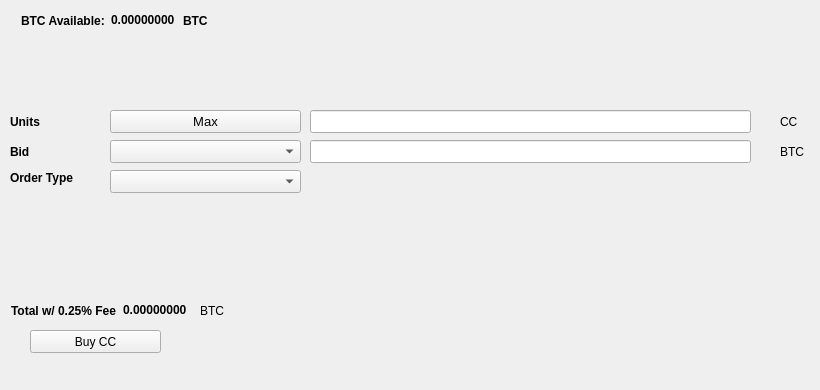
   <widget class="QWidget" name="BuyTab">
    <attribute name="title">
     <string>Buy</string>
    </attribute>
    <widget class="QPushButton" name="BuyCC">
     <property name="geometry">
      <rect>
       <x>30</x>
       <y>330</y>
       <width>131</width>
       <height>23</height>
      </rect>
     </property>
     <property name="text">
      <string>Buy CC</string>
     </property>
     <property name="icon">
      <iconset resource="../cc.qrc">
       <normaloff>:/icons/bitcoin</normaloff>:/icons/bitcoin</iconset>
     </property>
    </widget>
    <widget class="QLabel" name="label_3">
     <property name="geometry">
      <rect>
       <x>10</x>
       <y>110</y>
       <width>46</width>
       <height>23</height>
      </rect>
     </property>
     <property name="font">
      <font>
       <weight>75</weight>
       <bold>true</bold>
      </font>
     </property>
     <property name="text">
      <string>Units</string>
     </property>
    </widget>
    <widget class="QLineEdit" name="UnitsInput">
     <property name="geometry">
      <rect>
       <x>310</x>
       <y>110</y>
       <width>441</width>
       <height>23</height>
      </rect>
     </property>
     <property name="font">
      <font>
       <pointsize>9</pointsize>
       <weight>75</weight>
       <bold>true</bold>
      </font>
     </property>
    </widget>
    <widget class="QLineEdit" name="BuyBidPriceEdit">
     <property name="geometry">
      <rect>
       <x>310</x>
       <y>140</y>
       <width>441</width>
       <height>23</height>
      </rect>
     </property>
     <property name="font">
      <font>
       <pointsize>9</pointsize>
       <weight>75</weight>
       <bold>true</bold>
      </font>
     </property>
    </widget>
    <widget class="QLabel" name="label_4">
     <property name="geometry">
      <rect>
       <x>780</x>
       <y>110</y>
       <width>31</width>
       <height>23</height>
      </rect>
     </property>
     <property name="text">
      <string>CC</string>
     </property>
    </widget>
    <widget class="QLabel" name="label_5">
     <property name="geometry">
      <rect>
       <x>780</x>
       <y>140</y>
       <width>31</width>
       <height>23</height>
      </rect>
     </property>
     <property name="text">
      <string>BTC</string>
     </property>
    </widget>
    <widget class="QLabel" name="label_6">
     <property name="geometry">
      <rect>
       <x>10</x>
       <y>140</y>
       <width>46</width>
       <height>23</height>
      </rect>
     </property>
     <property name="font">
      <font>
       <weight>75</weight>
       <bold>true</bold>
      </font>
     </property>
     <property name="text">
      <string>Bid</string>
     </property>
    </widget>
    <widget class="QLabel" name="label_7">
     <property name="geometry">
      <rect>
       <x>10</x>
       <y>170</y>
       <width>91</width>
       <height>16</height>
      </rect>
     </property>
     <property name="font">
      <font>
       <weight>75</weight>
       <bold>true</bold>
      </font>
     </property>
     <property name="text">
      <string>Order Type</string>
     </property>
    </widget>
    <widget class="QPushButton" name="Buy_Max_Amount">
     <property name="geometry">
      <rect>
       <x>110</x>
       <y>110</y>
       <width>191</width>
       <height>23</height>
      </rect>
     </property>
     <property name="font">
      <font>
       <pointsize>10</pointsize>
      </font>
     </property>
     <property name="text">
      <string>Max</string>
     </property>
    </widget>
    <widget class="QComboBox" name="BuyBidcomboBox">
     <property name="geometry">
      <rect>
       <x>110</x>
       <y>140</y>
       <width>191</width>
       <height>23</height>
      </rect>
     </property>
     <property name="font">
      <font>
       <pointsize>10</pointsize>
      </font>
     </property>
    </widget>
    <widget class="QComboBox" name="buyOrdertypeCombo">
     <property name="geometry">
      <rect>
       <x>110</x>
       <y>170</y>
       <width>191</width>
       <height>23</height>
      </rect>
     </property>
     <property name="font">
      <font>
       <pointsize>10</pointsize>
      </font>
     </property>
    </widget>
    <widget class="QWidget" name="layoutWidget1">
     <property name="geometry">
      <rect>
       <x>21</x>
       <y>11</y>
       <width>227</width>
       <height>19</height>
      </rect>
     </property>
     <layout class="QHBoxLayout" name="horizontalLayout_3">
      <item>
       <widget class="QLabel" name="label232">
        <property name="font">
         <font>
          <weight>75</weight>
          <bold>true</bold>
         </font>
        </property>
        <property name="text">
         <string>BTC Available:</string>
        </property>
       </widget>
      </item>
      <item>
       <widget class="QLabel" name="BtcAvailableLbl">
        <property name="palette">
         <palette>
          <active>
           <colorrole role="WindowText">
            <brush brushstyle="SolidPattern">
             <color alpha="255">
              <red>0</red>
              <green>0</green>
              <blue>0</blue>
             </color>
            </brush>
           </colorrole>
           <colorrole role="Button">
            <brush brushstyle="SolidPattern">
             <color alpha="255">
              <red>0</red>
              <green>170</green>
              <blue>0</blue>
             </color>
            </brush>
           </colorrole>
           <colorrole role="Light">
            <brush brushstyle="SolidPattern">
             <color alpha="255">
              <red>0</red>
              <green>255</green>
              <blue>0</blue>
             </color>
            </brush>
           </colorrole>
           <colorrole role="Midlight">
            <brush brushstyle="SolidPattern">
             <color alpha="255">
              <red>0</red>
              <green>212</green>
              <blue>0</blue>
             </color>
            </brush>
           </colorrole>
           <colorrole role="Dark">
            <brush brushstyle="SolidPattern">
             <color alpha="255">
              <red>0</red>
              <green>85</green>
              <blue>0</blue>
             </color>
            </brush>
           </colorrole>
           <colorrole role="Mid">
            <brush brushstyle="SolidPattern">
             <color alpha="255">
              <red>0</red>
              <green>113</green>
              <blue>0</blue>
             </color>
            </brush>
           </colorrole>
           <colorrole role="Text">
            <brush brushstyle="SolidPattern">
             <color alpha="255">
              <red>0</red>
              <green>170</green>
              <blue>0</blue>
             </color>
            </brush>
           </colorrole>
           <colorrole role="BrightText">
            <brush brushstyle="SolidPattern">
             <color alpha="255">
              <red>255</red>
              <green>255</green>
              <blue>255</blue>
             </color>
            </brush>
           </colorrole>
           <colorrole role="ButtonText">
            <brush brushstyle="SolidPattern">
             <color alpha="255">
              <red>0</red>
              <green>0</green>
              <blue>0</blue>
             </color>
            </brush>
           </colorrole>
           <colorrole role="Base">
            <brush brushstyle="SolidPattern">
             <color alpha="255">
              <red>255</red>
              <green>255</green>
              <blue>255</blue>
             </color>
            </brush>
           </colorrole>
           <colorrole role="Window">
            <brush brushstyle="SolidPattern">
             <color alpha="255">
              <red>0</red>
              <green>170</green>
              <blue>0</blue>
             </color>
            </brush>
           </colorrole>
           <colorrole role="Shadow">
            <brush brushstyle="SolidPattern">
             <color alpha="255">
              <red>0</red>
              <green>0</green>
              <blue>0</blue>
             </color>
            </brush>
           </colorrole>
           <colorrole role="AlternateBase">
            <brush brushstyle="SolidPattern">
             <color alpha="255">
              <red>127</red>
              <green>212</green>
              <blue>127</blue>
             </color>
            </brush>
           </colorrole>
           <colorrole role="ToolTipBase">
            <brush brushstyle="SolidPattern">
             <color alpha="255">
              <red>255</red>
              <green>255</green>
              <blue>220</blue>
             </color>
            </brush>
           </colorrole>
           <colorrole role="ToolTipText">
            <brush brushstyle="SolidPattern">
             <color alpha="255">
              <red>0</red>
              <green>0</green>
              <blue>0</blue>
             </color>
            </brush>
           </colorrole>
          </active>
          <inactive>
           <colorrole role="WindowText">
            <brush brushstyle="SolidPattern">
             <color alpha="255">
              <red>0</red>
              <green>0</green>
              <blue>0</blue>
             </color>
            </brush>
           </colorrole>
           <colorrole role="Button">
            <brush brushstyle="SolidPattern">
             <color alpha="255">
              <red>0</red>
              <green>170</green>
              <blue>0</blue>
             </color>
            </brush>
           </colorrole>
           <colorrole role="Light">
            <brush brushstyle="SolidPattern">
             <color alpha="255">
              <red>0</red>
              <green>255</green>
              <blue>0</blue>
             </color>
            </brush>
           </colorrole>
           <colorrole role="Midlight">
            <brush brushstyle="SolidPattern">
             <color alpha="255">
              <red>0</red>
              <green>212</green>
              <blue>0</blue>
             </color>
            </brush>
           </colorrole>
           <colorrole role="Dark">
            <brush brushstyle="SolidPattern">
             <color alpha="255">
              <red>0</red>
              <green>85</green>
              <blue>0</blue>
             </color>
            </brush>
           </colorrole>
           <colorrole role="Mid">
            <brush brushstyle="SolidPattern">
             <color alpha="255">
              <red>0</red>
              <green>113</green>
              <blue>0</blue>
             </color>
            </brush>
           </colorrole>
           <colorrole role="Text">
            <brush brushstyle="SolidPattern">
             <color alpha="255">
              <red>0</red>
              <green>170</green>
              <blue>0</blue>
             </color>
            </brush>
           </colorrole>
           <colorrole role="BrightText">
            <brush brushstyle="SolidPattern">
             <color alpha="255">
              <red>255</red>
              <green>255</green>
              <blue>255</blue>
             </color>
            </brush>
           </colorrole>
           <colorrole role="ButtonText">
            <brush brushstyle="SolidPattern">
             <color alpha="255">
              <red>0</red>
              <green>0</green>
              <blue>0</blue>
             </color>
            </brush>
           </colorrole>
           <colorrole role="Base">
            <brush brushstyle="SolidPattern">
             <color alpha="255">
              <red>255</red>
              <green>255</green>
              <blue>255</blue>
             </color>
            </brush>
           </colorrole>
           <colorrole role="Window">
            <brush brushstyle="SolidPattern">
             <color alpha="255">
              <red>0</red>
              <green>170</green>
              <blue>0</blue>
             </color>
            </brush>
           </colorrole>
           <colorrole role="Shadow">
            <brush brushstyle="SolidPattern">
             <color alpha="255">
              <red>0</red>
              <green>0</green>
              <blue>0</blue>
             </color>
            </brush>
           </colorrole>
           <colorrole role="AlternateBase">
            <brush brushstyle="SolidPattern">
             <color alpha="255">
              <red>127</red>
              <green>212</green>
              <blue>127</blue>
             </color>
            </brush>
           </colorrole>
           <colorrole role="ToolTipBase">
            <brush brushstyle="SolidPattern">
             <color alpha="255">
              <red>255</red>
              <green>255</green>
              <blue>220</blue>
             </color>
            </brush>
           </colorrole>
           <colorrole role="ToolTipText">
            <brush brushstyle="SolidPattern">
             <color alpha="255">
              <red>0</red>
              <green>0</green>
              <blue>0</blue>
             </color>
            </brush>
           </colorrole>
          </inactive>
          <disabled>
           <colorrole role="WindowText">
            <brush brushstyle="SolidPattern">
             <color alpha="255">
              <red>0</red>
              <green>85</green>
              <blue>0</blue>
             </color>
            </brush>
           </colorrole>
           <colorrole role="Button">
            <brush brushstyle="SolidPattern">
             <color alpha="255">
              <red>0</red>
              <green>170</green>
              <blue>0</blue>
             </color>
            </brush>
           </colorrole>
           <colorrole role="Light">
            <brush brushstyle="SolidPattern">
             <color alpha="255">
              <red>0</red>
              <green>255</green>
              <blue>0</blue>
             </color>
            </brush>
           </colorrole>
           <colorrole role="Midlight">
            <brush brushstyle="SolidPattern">
             <color alpha="255">
              <red>0</red>
              <green>212</green>
              <blue>0</blue>
             </color>
            </brush>
           </colorrole>
           <colorrole role="Dark">
            <brush brushstyle="SolidPattern">
             <color alpha="255">
              <red>0</red>
              <green>85</green>
              <blue>0</blue>
             </color>
            </brush>
           </colorrole>
           <colorrole role="Mid">
            <brush brushstyle="SolidPattern">
             <color alpha="255">
              <red>0</red>
              <green>113</green>
              <blue>0</blue>
             </color>
            </brush>
           </colorrole>
           <colorrole role="Text">
            <brush brushstyle="SolidPattern">
             <color alpha="255">
              <red>0</red>
              <green>85</green>
              <blue>0</blue>
             </color>
            </brush>
           </colorrole>
           <colorrole role="BrightText">
            <brush brushstyle="SolidPattern">
             <color alpha="255">
              <red>255</red>
              <green>255</green>
              <blue>255</blue>
             </color>
            </brush>
           </colorrole>
           <colorrole role="ButtonText">
            <brush brushstyle="SolidPattern">
             <color alpha="255">
              <red>0</red>
              <green>85</green>
              <blue>0</blue>
             </color>
            </brush>
           </colorrole>
           <colorrole role="Base">
            <brush brushstyle="SolidPattern">
             <color alpha="255">
              <red>0</red>
              <green>170</green>
              <blue>0</blue>
             </color>
            </brush>
           </colorrole>
           <colorrole role="Window">
            <brush brushstyle="SolidPattern">
             <color alpha="255">
              <red>0</red>
              <green>170</green>
              <blue>0</blue>
             </color>
            </brush>
           </colorrole>
           <colorrole role="Shadow">
            <brush brushstyle="SolidPattern">
             <color alpha="255">
              <red>0</red>
              <green>0</green>
              <blue>0</blue>
             </color>
            </brush>
           </colorrole>
           <colorrole role="AlternateBase">
            <brush brushstyle="SolidPattern">
             <color alpha="255">
              <red>0</red>
              <green>170</green>
              <blue>0</blue>
             </color>
            </brush>
           </colorrole>
           <colorrole role="ToolTipBase">
            <brush brushstyle="SolidPattern">
             <color alpha="255">
              <red>255</red>
              <green>255</green>
              <blue>220</blue>
             </color>
            </brush>
           </colorrole>
           <colorrole role="ToolTipText">
            <brush brushstyle="SolidPattern">
             <color alpha="255">
              <red>0</red>
              <green>0</green>
              <blue>0</blue>
             </color>
            </brush>
           </colorrole>
          </disabled>
         </palette>
        </property>
        <property name="font">
         <font>
          <weight>75</weight>
          <bold>true</bold>
         </font>
        </property>
        <property name="text">
         <string>0.00000000</string>
        </property>
        <property name="textInteractionFlags">
         <set>Qt::LinksAccessibleByMouse|Qt::TextSelectableByKeyboard|Qt::TextSelectableByMouse</set>
        </property>
       </widget>
      </item>
      <item>
       <widget class="QLabel" name="BtcAvailableLbl_2">
        <property name="font">
         <font>
          <weight>75</weight>
          <bold>true</bold>
         </font>
        </property>
        <property name="text">
         <string>BTC</string>
        </property>
       </widget>
      </item>
     </layout>
    </widget>
    <widget class="QWidget" name="layoutWidge2">
     <property name="geometry">
      <rect>
       <x>11</x>
       <y>301</y>
       <width>259</width>
       <height>19</height>
      </rect>
     </property>
     <layout class="QHBoxLayout" name="horizontalLayout_4">
      <item>
       <widget class="QLabel" name="label_9">
        <property name="font">
         <font>
          <weight>75</weight>
          <bold>true</bold>
         </font>
        </property>
        <property name="text">
         <string>Total w/ 0.25% Fee</string>
        </property>
       </widget>
      </item>
      <item>
       <widget class="QLabel" name="BuyCostLabel">
        <property name="palette">
         <palette>
          <active>
           <colorrole role="WindowText">
            <brush brushstyle="SolidPattern">
             <color alpha="255">
              <red>0</red>
              <green>0</green>
              <blue>0</blue>
             </color>
            </brush>
           </colorrole>
           <colorrole role="Button">
            <brush brushstyle="SolidPattern">
             <color alpha="255">
              <red>0</red>
              <green>170</green>
              <blue>0</blue>
             </color>
            </brush>
           </colorrole>
           <colorrole role="Light">
            <brush brushstyle="SolidPattern">
             <color alpha="255">
              <red>0</red>
              <green>255</green>
              <blue>0</blue>
             </color>
            </brush>
           </colorrole>
           <colorrole role="Midlight">
            <brush brushstyle="SolidPattern">
             <color alpha="255">
              <red>0</red>
              <green>212</green>
              <blue>0</blue>
             </color>
            </brush>
           </colorrole>
           <colorrole role="Dark">
            <brush brushstyle="SolidPattern">
             <color alpha="255">
              <red>0</red>
              <green>85</green>
              <blue>0</blue>
             </color>
            </brush>
           </colorrole>
           <colorrole role="Mid">
            <brush brushstyle="SolidPattern">
             <color alpha="255">
              <red>0</red>
              <green>113</green>
              <blue>0</blue>
             </color>
            </brush>
           </colorrole>
           <colorrole role="Text">
            <brush brushstyle="SolidPattern">
             <color alpha="255">
              <red>0</red>
              <green>170</green>
              <blue>0</blue>
             </color>
            </brush>
           </colorrole>
           <colorrole role="BrightText">
            <brush brushstyle="SolidPattern">
             <color alpha="255">
              <red>255</red>
              <green>255</green>
              <blue>255</blue>
             </color>
            </brush>
           </colorrole>
           <colorrole role="ButtonText">
            <brush brushstyle="SolidPattern">
             <color alpha="255">
              <red>0</red>
              <green>0</green>
              <blue>0</blue>
             </color>
            </brush>
           </colorrole>
           <colorrole role="Base">
            <brush brushstyle="SolidPattern">
             <color alpha="255">
              <red>255</red>
              <green>255</green>
              <blue>255</blue>
             </color>
            </brush>
           </colorrole>
           <colorrole role="Window">
            <brush brushstyle="SolidPattern">
             <color alpha="255">
              <red>0</red>
              <green>170</green>
              <blue>0</blue>
             </color>
            </brush>
           </colorrole>
           <colorrole role="Shadow">
            <brush brushstyle="SolidPattern">
             <color alpha="255">
              <red>0</red>
              <green>0</green>
              <blue>0</blue>
             </color>
            </brush>
           </colorrole>
           <colorrole role="AlternateBase">
            <brush brushstyle="SolidPattern">
             <color alpha="255">
              <red>127</red>
              <green>212</green>
              <blue>127</blue>
             </color>
            </brush>
           </colorrole>
           <colorrole role="ToolTipBase">
            <brush brushstyle="SolidPattern">
             <color alpha="255">
              <red>255</red>
              <green>255</green>
              <blue>220</blue>
             </color>
            </brush>
           </colorrole>
           <colorrole role="ToolTipText">
            <brush brushstyle="SolidPattern">
             <color alpha="255">
              <red>0</red>
              <green>0</green>
              <blue>0</blue>
             </color>
            </brush>
           </colorrole>
          </active>
          <inactive>
           <colorrole role="WindowText">
            <brush brushstyle="SolidPattern">
             <color alpha="255">
              <red>0</red>
              <green>0</green>
              <blue>0</blue>
             </color>
            </brush>
           </colorrole>
           <colorrole role="Button">
            <brush brushstyle="SolidPattern">
             <color alpha="255">
              <red>0</red>
              <green>170</green>
              <blue>0</blue>
             </color>
            </brush>
           </colorrole>
           <colorrole role="Light">
            <brush brushstyle="SolidPattern">
             <color alpha="255">
              <red>0</red>
              <green>255</green>
              <blue>0</blue>
             </color>
            </brush>
           </colorrole>
           <colorrole role="Midlight">
            <brush brushstyle="SolidPattern">
             <color alpha="255">
              <red>0</red>
              <green>212</green>
              <blue>0</blue>
             </color>
            </brush>
           </colorrole>
           <colorrole role="Dark">
            <brush brushstyle="SolidPattern">
             <color alpha="255">
              <red>0</red>
              <green>85</green>
              <blue>0</blue>
             </color>
            </brush>
           </colorrole>
           <colorrole role="Mid">
            <brush brushstyle="SolidPattern">
             <color alpha="255">
              <red>0</red>
              <green>113</green>
              <blue>0</blue>
             </color>
            </brush>
           </colorrole>
           <colorrole role="Text">
            <brush brushstyle="SolidPattern">
             <color alpha="255">
              <red>0</red>
              <green>170</green>
              <blue>0</blue>
             </color>
            </brush>
           </colorrole>
           <colorrole role="BrightText">
            <brush brushstyle="SolidPattern">
             <color alpha="255">
              <red>255</red>
              <green>255</green>
              <blue>255</blue>
             </color>
            </brush>
           </colorrole>
           <colorrole role="ButtonText">
            <brush brushstyle="SolidPattern">
             <color alpha="255">
              <red>0</red>
              <green>0</green>
              <blue>0</blue>
             </color>
            </brush>
           </colorrole>
           <colorrole role="Base">
            <brush brushstyle="SolidPattern">
             <color alpha="255">
              <red>255</red>
              <green>255</green>
              <blue>255</blue>
             </color>
            </brush>
           </colorrole>
           <colorrole role="Window">
            <brush brushstyle="SolidPattern">
             <color alpha="255">
              <red>0</red>
              <green>170</green>
              <blue>0</blue>
             </color>
            </brush>
           </colorrole>
           <colorrole role="Shadow">
            <brush brushstyle="SolidPattern">
             <color alpha="255">
              <red>0</red>
              <green>0</green>
              <blue>0</blue>
             </color>
            </brush>
           </colorrole>
           <colorrole role="AlternateBase">
            <brush brushstyle="SolidPattern">
             <color alpha="255">
              <red>127</red>
              <green>212</green>
              <blue>127</blue>
             </color>
            </brush>
           </colorrole>
           <colorrole role="ToolTipBase">
            <brush brushstyle="SolidPattern">
             <color alpha="255">
              <red>255</red>
              <green>255</green>
              <blue>220</blue>
             </color>
            </brush>
           </colorrole>
           <colorrole role="ToolTipText">
            <brush brushstyle="SolidPattern">
             <color alpha="255">
              <red>0</red>
              <green>0</green>
              <blue>0</blue>
             </color>
            </brush>
           </colorrole>
          </inactive>
          <disabled>
           <colorrole role="WindowText">
            <brush brushstyle="SolidPattern">
             <color alpha="255">
              <red>0</red>
              <green>85</green>
              <blue>0</blue>
             </color>
            </brush>
           </colorrole>
           <colorrole role="Button">
            <brush brushstyle="SolidPattern">
             <color alpha="255">
              <red>0</red>
              <green>170</green>
              <blue>0</blue>
             </color>
            </brush>
           </colorrole>
           <colorrole role="Light">
            <brush brushstyle="SolidPattern">
             <color alpha="255">
              <red>0</red>
              <green>255</green>
              <blue>0</blue>
             </color>
            </brush>
           </colorrole>
           <colorrole role="Midlight">
            <brush brushstyle="SolidPattern">
             <color alpha="255">
              <red>0</red>
              <green>212</green>
              <blue>0</blue>
             </color>
            </brush>
           </colorrole>
           <colorrole role="Dark">
            <brush brushstyle="SolidPattern">
             <color alpha="255">
              <red>0</red>
              <green>85</green>
              <blue>0</blue>
             </color>
            </brush>
           </colorrole>
           <colorrole role="Mid">
            <brush brushstyle="SolidPattern">
             <color alpha="255">
              <red>0</red>
              <green>113</green>
              <blue>0</blue>
             </color>
            </brush>
           </colorrole>
           <colorrole role="Text">
            <brush brushstyle="SolidPattern">
             <color alpha="255">
              <red>0</red>
              <green>85</green>
              <blue>0</blue>
             </color>
            </brush>
           </colorrole>
           <colorrole role="BrightText">
            <brush brushstyle="SolidPattern">
             <color alpha="255">
              <red>255</red>
              <green>255</green>
              <blue>255</blue>
             </color>
            </brush>
           </colorrole>
           <colorrole role="ButtonText">
            <brush brushstyle="SolidPattern">
             <color alpha="255">
              <red>0</red>
              <green>85</green>
              <blue>0</blue>
             </color>
            </brush>
           </colorrole>
           <colorrole role="Base">
            <brush brushstyle="SolidPattern">
             <color alpha="255">
              <red>0</red>
              <green>170</green>
              <blue>0</blue>
             </color>
            </brush>
           </colorrole>
           <colorrole role="Window">
            <brush brushstyle="SolidPattern">
             <color alpha="255">
              <red>0</red>
              <green>170</green>
              <blue>0</blue>
             </color>
            </brush>
           </colorrole>
           <colorrole role="Shadow">
            <brush brushstyle="SolidPattern">
             <color alpha="255">
              <red>0</red>
              <green>0</green>
              <blue>0</blue>
             </color>
            </brush>
           </colorrole>
           <colorrole role="AlternateBase">
            <brush brushstyle="SolidPattern">
             <color alpha="255">
              <red>0</red>
              <green>170</green>
              <blue>0</blue>
             </color>
            </brush>
           </colorrole>
           <colorrole role="ToolTipBase">
            <brush brushstyle="SolidPattern">
             <color alpha="255">
              <red>255</red>
              <green>255</green>
              <blue>220</blue>
             </color>
            </brush>
           </colorrole>
           <colorrole role="ToolTipText">
            <brush brushstyle="SolidPattern">
             <color alpha="255">
              <red>0</red>
              <green>0</green>
              <blue>0</blue>
             </color>
            </brush>
           </colorrole>
          </disabled>
         </palette>
        </property>
        <property name="font">
         <font>
          <weight>75</weight>
          <bold>true</bold>
         </font>
        </property>
        <property name="autoFillBackground">
         <bool>false</bool>
        </property>
        <property name="text">
         <string>0.00000000</string>
        </property>
        <property name="textInteractionFlags">
         <set>Qt::LinksAccessibleByMouse|Qt::TextSelectableByMouse</set>
        </property>
       </widget>
      </item>
      <item>
       <widget class="QLabel" name="label_10">
        <property name="font">
         <font>
          <weight>50</weight>
          <bold>false</bold>
         </font>
        </property>
        <property name="text">
         <string>BTC</string>
        </property>
       </widget>
      </item>
     </layout>
    </widget>
    <widget class="QLabel" name="label_24">
     <property name="geometry">
      <rect>
       <x>460</x>
       <y>300</y>
       <width>281</width>
       <height>81</height>
      </rect>
     </property>
     <property name="text">
      <string/>
     </property>
     <property name="pixmap">
      <pixmap>:/images/bittrex</pixmap>
     </property>
    </widget>
   </widget>
